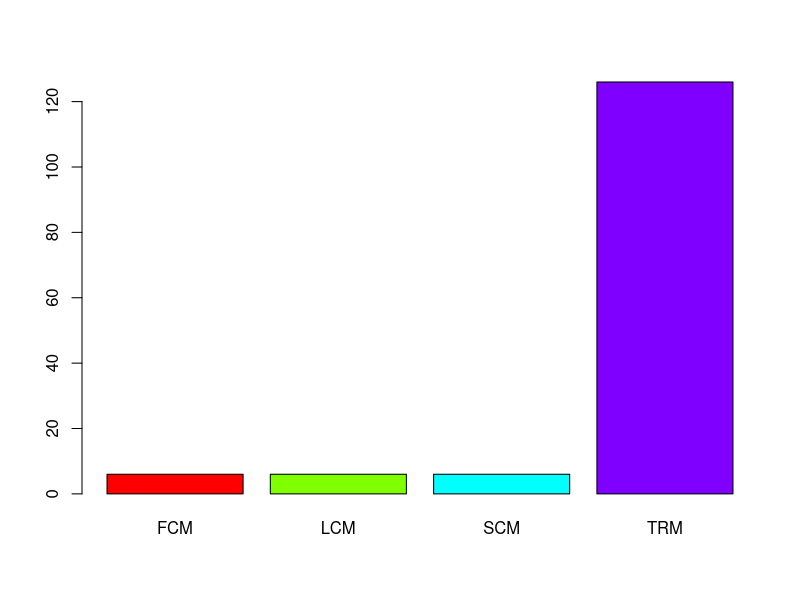
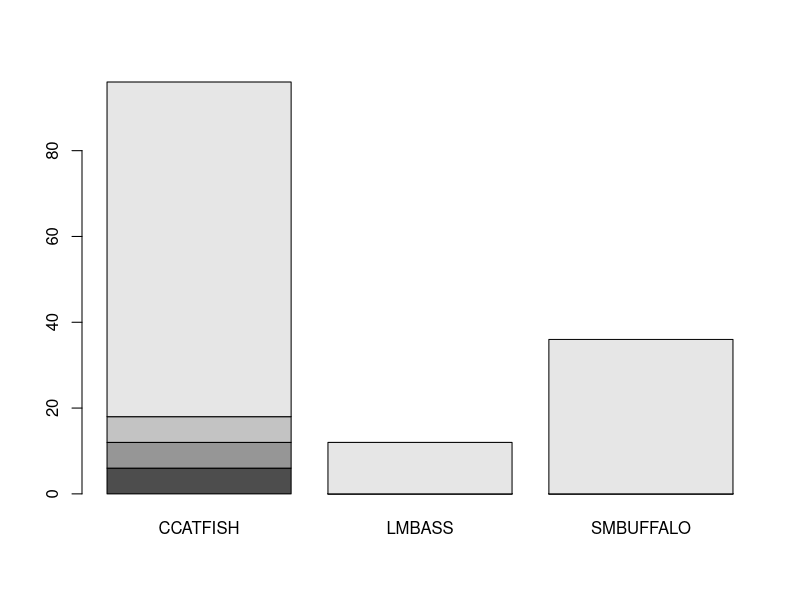
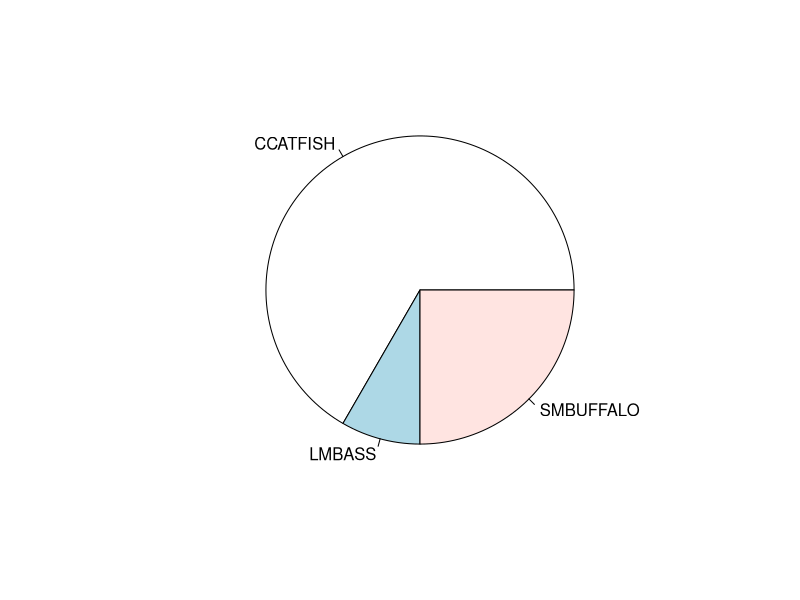
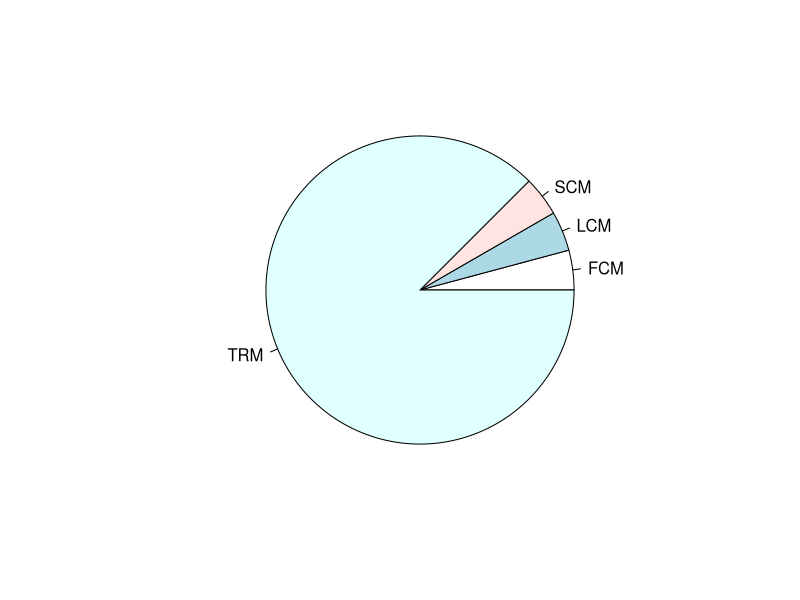
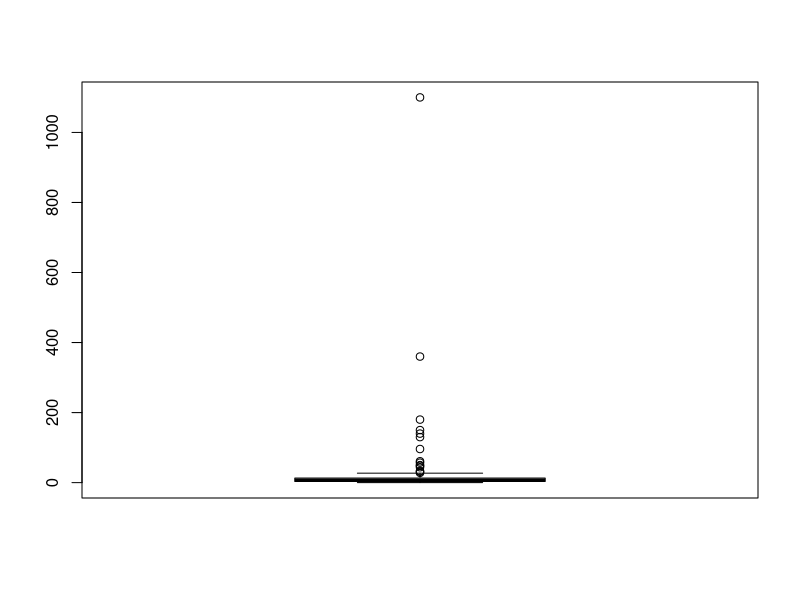
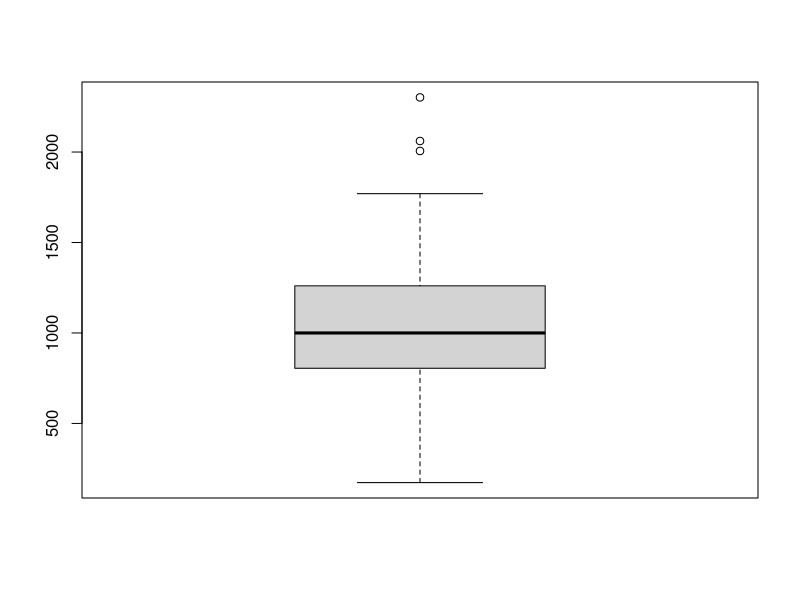
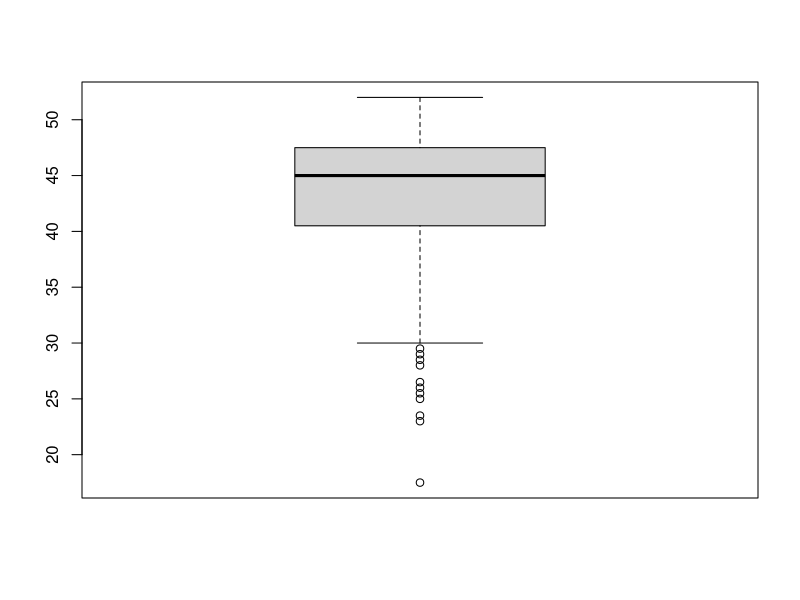
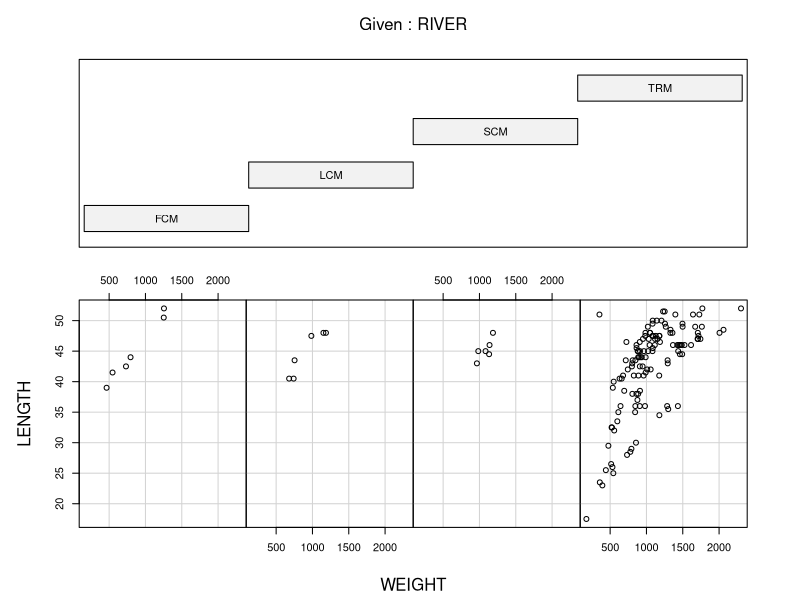

R code for these plots, in order:
## ---- chunk 1
knitr::opts_chunk$set(echo = TRUE)
## ---- chunk 2
getwd()
## ---- chunk 3
ddt <- read.csv("DDT.csv")
head(ddt, 6)
## ---- chunk 4
names(ddt[,c("RIVER", "SPECIES")])
## ---- chunk 5
names(ddt[,c("MILE", "LENGTH", "WEIGHT", "DDT")])
## ---- chunk 6
length(ddt[,"SPECIES"])
## ---- chunk 7
with(ddt, ddt[SPECIES=="LMBASS" & WEIGHT > 800,])
## ---- chunk 8
with(ddt, ddt[RIVER == "SCM" & DDT> 4.0,])
## ---- chunk 9
mean(ddt$LENGTH)
## ---- chunk 10
sd(ddt$WEIGHT)
## ---- chunk 11
filtered_ddt <- ddt[,c("LENGTH", "WEIGHT")]
with(filtered_ddt, filtered_ddt[order(WEIGHT),])
## ---- chunk 12
v <- ddt[1:20,]
v[20,]
## ---- chunk 13
river_table = with(ddt, table(RIVER))
river_table
## ---- chunk 14
library(ggplot2)
barplot(river_table, col=rainbow(4))
## ---- chunk 15
table_riv_species = with(ddt, table(RIVER, SPECIES))
table_riv_species
## ---- chunk 16
barplot(table_riv_species)
## ---- chunk 17
pie(with(ddt, table(SPECIES)))
## ---- chunk 18
pie(with(ddt, table(RIVER)))
## ---- chunk 19
with(ddt, boxplot(DDT))
## ---- chunk 20
with(ddt, boxplot(WEIGHT))
## ---- chunk 21
with(ddt, boxplot(LENGTH))
## ---- chunk 22
with(ddt, coplot(LENGTH~WEIGHT|RIVER, row=1))
## ---- chunk 23
with(ddt, coplot(DDT~WEIGHT|SPECIES, row=1))
## ---- chunk 24
with(ddt, boxplot(WEIGHT~SPECIES+RIVER, col=rainbow(4)))
